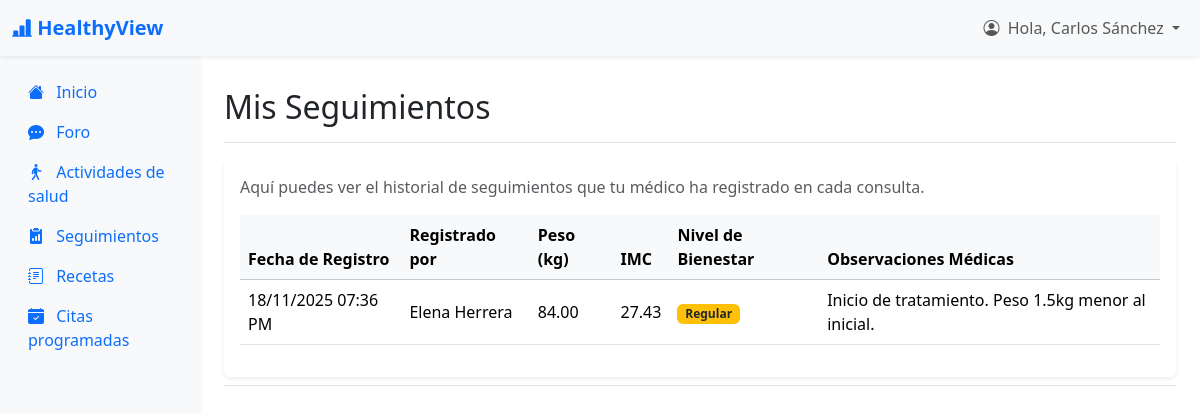
Screenshot of /HealthyView/index.php?action=verSeguimientos (signed in) with the database file from the repository.
### tables this page shows
CREATE TABLE seguimiento (
    idSeguimiento INT AUTO_INCREMENT PRIMARY KEY,
    idPaciente INT NOT NULL,
    idMedico INT NULL,
    fechaRegistro DATETIME DEFAULT CURRENT_TIMESTAMP,
    peso DECIMAL(5,2),
    imc DECIMAL(5,2),
    nivelBienestar ENUM('Excelente','Bueno','Regular','Malo') DEFAULT 'Regular',
    observaciones TEXT,
    FOREIGN KEY (idPaciente) REFERENCES paciente(idPaciente) ON DELETE RESTRICT ON UPDATE CASCADE,
    FOREIGN KEY (idMedico) REFERENCES medico(idMedico) ON DELETE SET NULL ON UPDATE CASCADE
);

### HealthyView/app/controllers/PacienteController.php (called while the page is built, shortened)
<?php
include_once "app/models/PacienteModel.php";
class PacienteController {
    private $model;
    public function __construct($connection) {
        $this->model = new PacienteModel($connection);
    }
    public function verSeguimientos() {
        $idPaciente = $_SESSION['usuario_id'];
        $historialSeguimiento = $this->model->getSeguimientosPaciente($idPaciente);
        include_once 'app/views/paciente/layout_paciente.php';
    }
}
?>

### HealthyView/app/models/PacienteModel.php (called while the page is built, shortened)
<?php
class PacienteModel {
    private $connection;
    public function __construct($connection) {
        $this->connection = $connection;
    }
    public function getSeguimientosPaciente($idPaciente) {
        $sql = "SELECT
                    s.fechaRegistro,
                    s.peso,
                    s.imc,
                    s.nivelBienestar,
                    s.observaciones,
                    CONCAT(m.nombre, ' ', m.apellidoPaterno) as medicoNombre
                FROM seguimiento s
                LEFT JOIN medico m ON s.idMedico = m.idMedico
                WHERE s.idPaciente = ?
                ORDER BY s.fechaRegistro DESC";
        try {
            $statement = $this->connection->prepare($sql);
            $statement->bind_param("i", $idPaciente);
            $statement->execute();
            $result = $statement->get_result();
            return $result->fetch_all(MYSQLI_ASSOC);
        } catch (mysqli_sql_exception $e) {
            return [];
        }
    }
}
?>

### HealthyView/app/views/paciente/view_paciente_seguimientos.php (the view, shortened to what this page needs)
<div class="d-flex justify-content-between flex-wrap flex-md-nowrap align-items-center pt-3 pb-2 mb-3 border-bottom">
    <h1 class="h2">Mis Seguimientos</h1>
</div>
<div class="card border-0 shadow-sm">
    <div class="card-body">
        <p class="card-text text-muted">Aquí puedes ver el historial de seguimientos que tu médico ha registrado en cada consulta.</p>
        <div class="table-responsive mt-3">
            <table class="table table-hover align-middle">
                <thead class="table-light">
                    <tr>
                        <th scope="col">Fecha de Registro</th>
                        <th scope="col">Registrado por</th>
                        <th scope="col">Peso (kg)</th>
                        <th scope="col">IMC</th>
                        <th scope="col">Nivel de Bienestar</th>
                        <th scope="col">Observaciones Médicas</th>
                    </tr>
                </thead>
                <tbody>
                    <?php if (empty($historialSeguimiento)): ?>
                        <tr>
                            <td colspan="6" class="text-center text-muted">Aún no tienes seguimientos registrados.</td>
                        </tr>
                    <?php else: ?>
                        <?php foreach ($historialSeguimiento as $seguimiento): ?>
                            <tr>
                                <td><?php echo htmlspecialchars(date("d/m/Y h:i A", strtotime($seguimiento['fechaRegistro']))); ?></td>
                                <td><?php echo htmlspecialchars($seguimiento['medicoNombre'] ?? 'N/A'); ?></td>
                                <td><?php echo htmlspecialchars($seguimiento['peso']); ?></td>
                                <td><?php echo ($seguimiento['imc']) ? number_format($seguimiento['imc'], 2) : 'N/A'; ?></td>
                                <td>
                                    <?php
                                        $bienestar = htmlspecialchars($seguimiento['nivelBienestar']);
                                        $badgeClass = 'bg-secondary';
                                        if ($bienestar == 'Regular') $badgeClass = 'bg-warning text-dark';
                                    ?>
                                    <span class="badge <?php echo $badgeClass; ?>"><?php echo $bienestar; ?></span>
                                </td>
                                <td><?php echo htmlspecialchars($seguimiento['observaciones'] ?? 'Sin observaciones.'); ?></td>
                            </tr>
                        <?php endforeach; ?>
                    <?php endif; ?>
                </tbody>
            </table>
        </div>
    </div>
</div>

### rows the page displays
seguimiento: fechaRegistro "18/11/2025 07:36 PM", medicoNombre "Elena Herrera", peso "84.00", imc "27.43", nivelBienestar "Regular", observaciones "Inicio de tratamiento. Peso 1.5kg menor al inicial."

### other values shown
$_SESSION['usuario_nombre'] "Carlos Sánchez"
